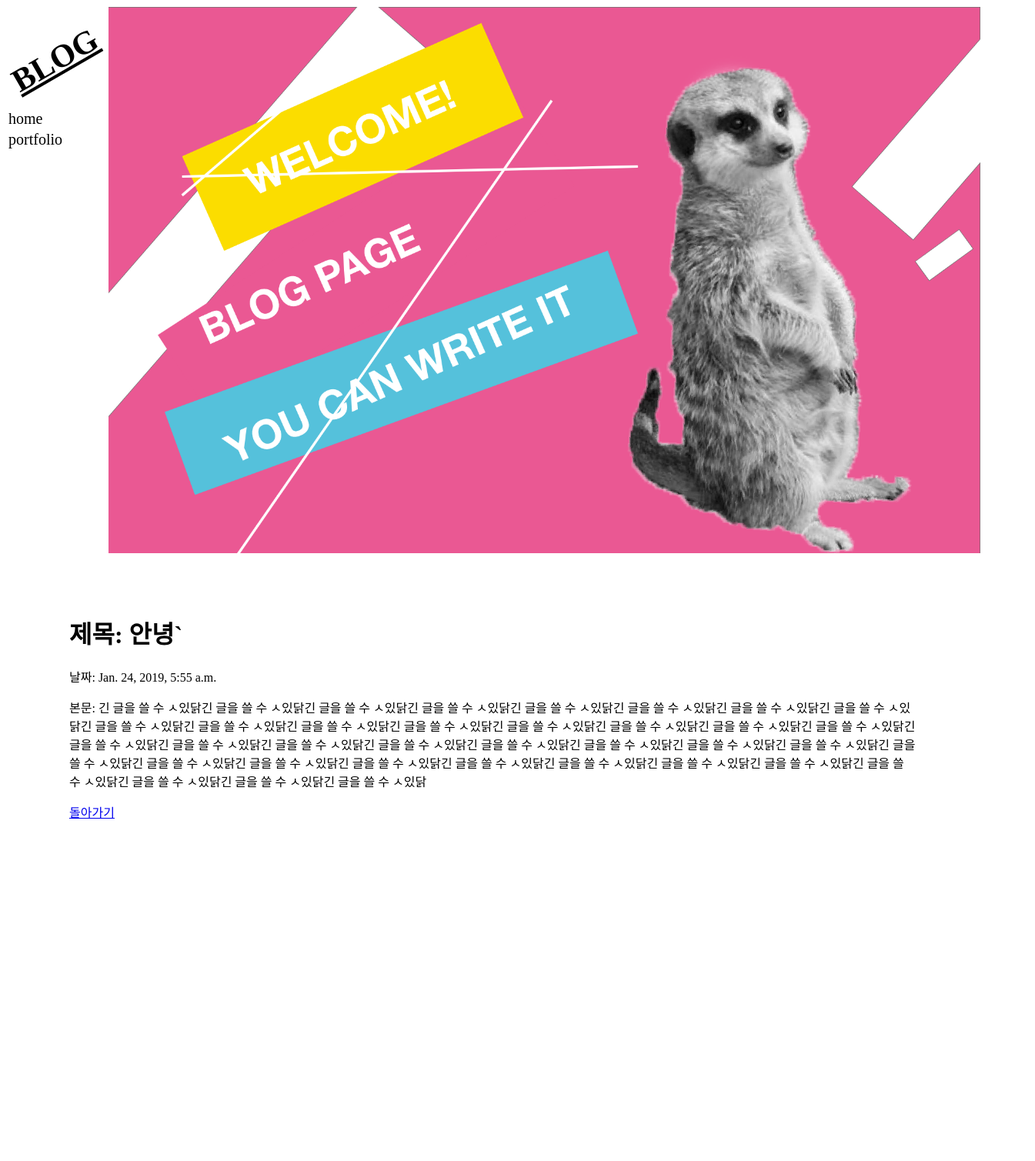
The page /blog/1 on the database its author committed.
### blog/models.py (models this page shows, shortened)
class Blog(models.Model):
    title = models.CharField(max_length = 200)
    pub_date = models.DateTimeField('date published')
    body = models.TextField()

### blog/views.py (the view)
# urls.py: path('blog/<int:blog_id>', blog.views.detail, name="detail"),
def detail(request, blog_id):
    blog_detail = get_object_or_404(Blog, pk = blog_id)
    return render(request, 'detail.html',{'blog': blog_detail})

### blog/templates/detail.html (shortened to what this page needs)
{% load static %}
<head>
    <link rel="stylesheet" href="{% static 'css/style.css' %}">
</<head>
<div class="head">
    <div class="side_bar" style="background-color: white;">
        <p class="title">BLOG</p>
        <div class="menu">
            <a class="a" href="{%url 'main' %}" style="text-decoration:none;">home</a>
        </div>
        <div class="menu">
            <a class="a" href="{%url 'port' %}" style="text-decoration:none;">portfolio</a>
        </div>
    </div>
    <img class="back_img1" src="{% static '3.png' %}" style="top: -712px;">
</div>
<div class="head" style="background-color:white; padding-left: 60px;">
<br>
<br>
    <div style="width: 1100px; height: 100%; border: 1px solid white; padding: 20px;">
        <h1>제목: {{blog.title}}</h1>
        <p>날짜: {{blog.pub_date}}</p>
        <p>본문: {{blog.body}}</p>
        <a href="{% url 'home' %}">돌아가기</a>
    </div>
</div>

### blog/static/css/style.css (style rules this page uses)
.head { height: 710px; width: 1265px; border: 1px solid white; }
.side_bar { height: 710px; width: 130px; border: 1px solid white; display: inline-block; }
.back_img1 { width:1265px; position: relative; z-index: -1; }
.title { font-size: 42px; font-weight: bold; -ms-transform: rotate(-30deg); -webkit-transform: rotate(-30deg); transform: rotate(-30deg); text-decoration:underline; }
.menu { width:120px; height: 25px; border: 1px solid white; }
.a { color: black; font-size: 20px; }

### rows shown on the page
Blog: title "안녕`", pub_date "Jan. 24, 2019, 5:55 a.m.", body "긴 글을 쓸 수 ㅅ있닭긴 글을 쓸 수 ㅅ있닭긴 글을 쓸 수 ㅅ있닭긴 글을 쓸 수 ㅅ있닭긴 글을 쓸 수 ㅅ있닭긴 글을 쓸 수 ㅅ있닭긴 글을 쓸 수 ㅅ있닭긴 글을 쓸 수 ㅅ있닭긴 글을 쓸 수 ㅅ있닭긴 글을 쓸 수 ㅅ있닭긴 글을 쓸 수 ㅅ있닭긴 글을 쓸 수 ㅅ있닭긴 글을 쓸 수 ㅅ있닭긴 글을 쓸 수 ㅅ있닭긴 글을 쓸 수 ㅅ있닭긴 글을 쓸 수 ㅅ있닭긴 글을 쓸 수 ㅅ있닭긴 글을 쓸 수 ㅅ있닭긴 글을 쓸 수 ㅅ있닭긴 글을 쓸 수 ㅅ있닭긴 글을 쓸 수 ㅅ있닭긴 글을 쓸 수 ㅅ있닭긴 글을 쓸 수 ㅅ있닭긴 글을 쓸 수 ㅅ있닭긴 글을 쓸 수 ㅅ있닭긴 글을 쓸 수 ㅅ있닭긴 글을 쓸 수 ㅅ있닭긴 글을 쓸 수 ㅅ있닭긴 글을 쓸 수 ㅅ있닭긴 글을 쓸 수 ㅅ있닭긴 글을 쓸 수 ㅅ있닭긴 글을 쓸 수 ㅅ있닭긴 글을 쓸 수 ㅅ있닭긴 글을 쓸 수 ㅅ있닭긴 글을 쓸 수 ㅅ있닭긴 글을 쓸 수 ㅅ있닭"
